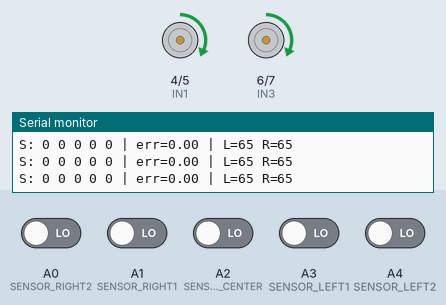
Simulated run of this sketch. Board: Arduino Uno, built with avr-gcc and run on an emulated ATmega328P. Shown: motor-driver pin pairs drawn as motors (green arrow = first pin HIGH = forward, orange = second pin HIGH = backward, longer = more drive, scaled by the enable pin), the last lines printed to the serial monitor. Inputs (shaded band) come from the test bench; at power-on: A0 (SENSOR_RIGHT2), A1 (SENSOR_RIGHT1), A2 (SENSOR_CENTER), A3 (SENSOR_LEFT1), A4 (SENSOR_LEFT2) LOW.

Above: at 1.2 s.
1.3 s: A0 (SENSOR_RIGHT2) driven HIGH
At 1.8 s:
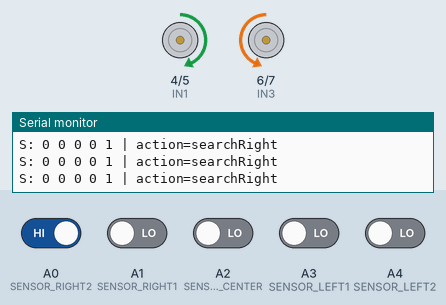
2.8 s: A1 (SENSOR_RIGHT1) driven HIGH
At 3.3 s:
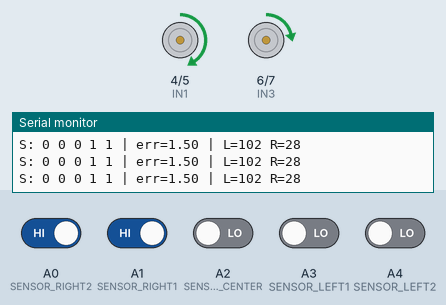
4.3 s: A2 (SENSOR_CENTER) driven HIGH
At 5.5 s:
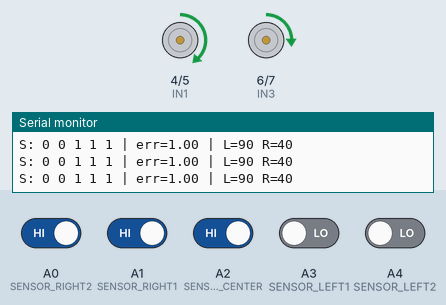
5.8 s: A4 (SENSOR_LEFT2) driven HIGH
At 7.0 s:
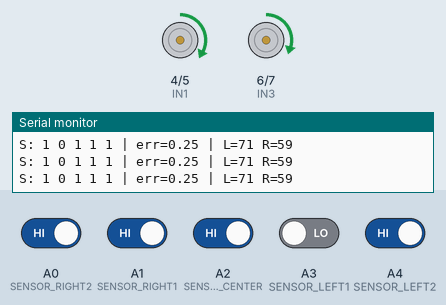
7.3 s: A0 (SENSOR_RIGHT2) driven LOW
At 8.3 s:
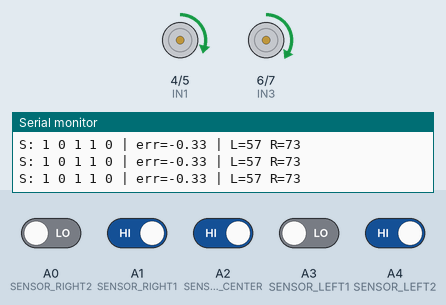
8.8 s: A4 (SENSOR_LEFT2) driven LOW
At 9.6 s:
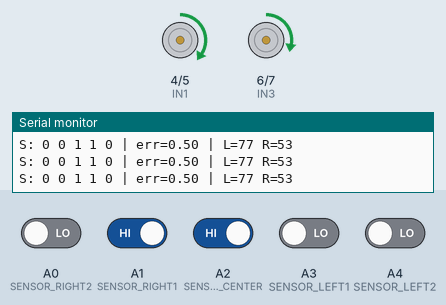
Timing chart, 0 to 11.3 s (numbered marks = the images above; inputs shaded):
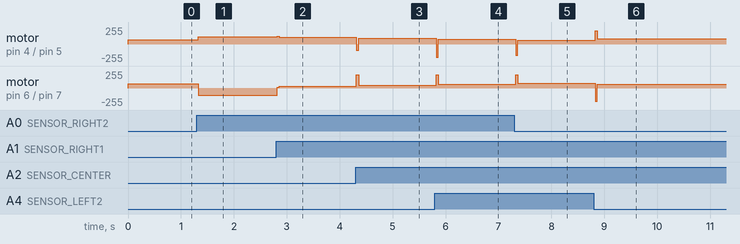

The sketch:

Final_line_following_code.ino
```cpp
// ====== SENSOR PINS ======
#define SENSOR_LEFT2   A4   // far left
#define SENSOR_LEFT1   A3
#define SENSOR_CENTER  A2
#define SENSOR_RIGHT1  A1
#define SENSOR_RIGHT2  A0   // far right

// ====== MOTOR DRIVER PINS ======
#define ENA 9   // PWM left
#define IN1 4   // left dir
#define IN2 5
#define ENB 10  // PWM right
#define IN3 6   // right dir
#define IN4 7

// ====== SPEED & PID PARAMS ======
int BASE_SPEED        = 65;   // 65 base when using PID control
int MAX_SPEED         = 200;  // absolute PWM limit (0-255). Keep some headroom.
int turnSpeed         = 85;
int sharpTurnSpeed    = 110;
int searchSpeed       = 110;
int parallel_speed    = 55;

float Kp = 25.0;
float Ki = 0.0;
float Kd = 15.0;

// ====== Forward PID (to keep straight without oscillation) ======
float f_Kp = 6.0;     // small proportional gain 6 best put 4 value when base_speed is 70
float f_Kd = 5.0;     // small derivative gain 5
float f_lastError = 0.0;
unsigned long f_lastTime = 0;


float integralTerm = 0.0;
float lastError    = 0.0;
unsigned long lastTime = 0;

int lostCounter = 0;
const int LOST_LIMIT = 200;  // how many loops we tolerate no line

// helper - map signed speed to direction pins
void setMotorSigned(int left, int right) {
  // left: positive -> forward, negative -> reverse
  if (left >= 0) {
    digitalWrite(IN1, HIGH); digitalWrite(IN2, LOW);
    analogWrite(ENA, constrain(left, 0, 255));
  } else {
    digitalWrite(IN1, LOW); digitalWrite(IN2, HIGH);
    analogWrite(ENA, constrain(-left, 0, 255));
  }
  // right: positive -> forward, negative -> reverse
  if (right >= 0) {
    digitalWrite(IN3, HIGH); digitalWrite(IN4, LOW);
    analogWrite(ENB, constrain(right, 0, 255));
  } else {
    digitalWrite(IN3, LOW); digitalWrite(IN4, HIGH);
    analogWrite(ENB, constrain(-right, 0, 255));
  }
}

// convenience wrappers (use signed speeds)
void forwardMotion(int speed) { setMotorSigned(speed, speed); }
void turnLeftPivot(int speed)  { setMotorSigned(-speed, speed); } // pivot left
void turnRightPivot(int speed) { setMotorSigned(speed, -speed); } // pivot right
void softLeft(int leftSpeed, int rightSpeed)  { setMotorSigned(leftSpeed, rightSpeed); }
void softRight(int leftSpeed, int rightSpeed) { setMotorSigned(leftSpeed, rightSpeed); }
void stopMotors() { setMotorSigned(0, 0); }

void setup() {
  pinMode(SENSOR_LEFT2,  INPUT);
  pinMode(SENSOR_LEFT1,  INPUT);
  pinMode(SENSOR_CENTER, INPUT);
  pinMode(SENSOR_RIGHT1, INPUT);
  pinMode(SENSOR_RIGHT2, INPUT);

  pinMode(ENA, OUTPUT);
  pinMode(IN1, OUTPUT);
  pinMode(IN2, OUTPUT);
  pinMode(ENB, OUTPUT);
  pinMode(IN3, OUTPUT);
  pinMode(IN4, OUTPUT);

  Serial.begin(9600);
  Serial.println("INIT MERGED PID + CONDITIONS");

  // default to forward direction (in case we use positive speeds)
  digitalWrite(IN1, HIGH); digitalWrite(IN2, LOW);
  digitalWrite(IN3, HIGH); digitalWrite(IN4, LOW);

  lastTime = millis();
}

// Main loop: PID for normal operation, but condition checks can override with pivots/searchs
void loop() {
  // ---- Read sensors ----
  int L2 = digitalRead(SENSOR_LEFT2);
  int L1 = digitalRead(SENSOR_LEFT1);
  int C  = digitalRead(SENSOR_CENTER);
  int R1 = digitalRead(SENSOR_RIGHT1);
  int R2 = digitalRead(SENSOR_RIGHT2);

  // Debug print
  Serial.print("S: "); Serial.print(L2); Serial.print(" ");
  Serial.print(L1); Serial.print(" ");
  Serial.print(C);  Serial.print(" ");
  Serial.print(R1); Serial.print(" ");
  Serial.print(R2);

  // ============================
  // FIRST: check explicit conditions
  // These are high-priority overrides, when they match we perform the corresponding maneuver.
  // ============================
  bool forwardStable = (L1 == 0 && C == 1 && R1 == 0);
  bool allMiddleBlack = (L1 == 1 && C == 1 && R1 == 1); //all three sensor back means to deal with the parallel condition


  if (forwardStable) {
      // --- Forward PID ---
      float f_error = 0;  // ideally center = 0, no deviation
      unsigned long now = millis();
      float dt = (now - f_lastTime) / 1000.0;
      if (dt <= 0) dt = 0.001;

      float f_derivative = (f_error - f_lastError) / dt;
      float f_correction = f_Kp * f_error + f_Kd * f_derivative;

      f_lastError = f_error;
      f_lastTime = now;

      int leftSpeed  = BASE_SPEED + f_correction;
      int rightSpeed = BASE_SPEED - f_correction;

      forwardMotion(BASE_SPEED); // fallback if needed
      setMotorSigned(leftSpeed, rightSpeed);

      Serial.println(" | action=forwardPID");

      return;
  }


  if (allMiddleBlack) {
    // keep going straight with base speed
    forwardMotion(BASE_SPEED);
    Serial.println(" | action=forward");
    // update PID timing/state to avoid large derivative spikes
    lastTime = millis();
    integralTerm = 0; // optional: reduce leftover integral when stable
    lastError = 0;
    // delay(5);
    return;
  }

  if (L2 == 1 && L1 == 0 && C == 0 && R1 == 1 && R2 == 1) {
    // keep going straight with base speed
    forwardMotion(BASE_SPEED);
    Serial.println(" | action=forward");
    // update PID timing/state to avoid large derivative spikes
    lastTime = millis();
    integralTerm = 0; // optional: reduce leftover integral when stable
    lastError = 0;
    // delay(5);
    return;
  }


// infinity

  if (L2 == 0 && L1 == 1 && C == 0 && R1 == 1 && R2 == 0) {
    // lost line to left → pivot left (search)
    turnRightPivot(searchSpeed);
    Serial.println(" | action=searchRightPivot");
    delay(20);
    return;
  }

  if (L2 == 0 && L1 == 0 && C == 0 && R1 == 1 && R2 == 0) {
    // lost line to left → pivot left (search)
    turnRightPivot(searchSpeed);
    Serial.println(" | action=searchRightPivot");
    delay(20);
    return;
  }


  if (L2 == 1 && L1 == 0 && C == 0 && R1 == 1 && R2 == 0) {
    // lost line to left → pivot left (search)
    turnRightPivot(searchSpeed);
    Serial.println(" | action=searchRightPivot");
    delay(20);
    return;
  }


  // some of the discrete pattern cases you used previously:
  if ((L1 == 1 && C == 1 && R1 == 0) || (L1 == 1 && C == 0 && R1 == 0)) {
    // small left deviation — soft turn left by reducing left motor (or minor pivot)
    // We'll use PID normally below; this pattern is lower priority — fall through to PID.
  }
  if ((R1 == 1 && C == 1 && L1 == 0) || (R1 == 1 && C == 0 && L1 == 0)) {
    // small right deviation — handled by PID below
  }

  // Hard "lost to left" pivot/search from previous code:
  if (L2 == 1 && L1 == 0 && C == 0 && R1 == 0 && R2 == 0) {
    // lost line to left → pivot left (search)
    turnLeftPivot(searchSpeed);
    Serial.println(" | action=searchLeftPivot");
    delay(20);
    return;
  }
  // other left-side patterns (kept behavior but converted to pivot/turns)
  if (L2 == 1 && L1 == 0 && C == 0 && R1 == 0 && R2 == 1) {
    // ambiguous — do a gentle right correction
    turnRightPivot(turnSpeed);
    Serial.println(" | action=ambig_left -> rightPivot");
    delay(5);
    return;
  }


// circle ....................

  // other left-side patterns (kept behavior but converted to pivot/turns)
  if (L2 == 1 && L1 == 1 && C == 0 && R1 == 0 && R2 == 0) {
    // ambiguous — do a gentle right correction
    turnLeftPivot(turnSpeed);
    Serial.println(" | action=ambig_left -> rightPivot");
    delay(5);
    return;
  }

 // dimond condtion

  // Hard "lost to right" pivot/search:
  if (R2 == 1 && R1 == 0 && C == 0 && L1 == 0 && L2 == 0) {
    searchRight();
    // searchRight implemented below as right pivot
    Serial.println(" | action=searchRight");
    delay(5);
    return;
  }
  if (R2 == 1 && R1 == 0 && C == 0 && L1 == 1 && L2 == 0) {
    turnRightPivot(turnSpeed);
    Serial.println(" | action=rightPattern -> rightPivot");
    delay(5);
    return;
  }

  // If no explicit override matched, use PID-based continuous control
  // ---- Weighted sensors -> position ----
  int s[5];
  s[0] = L2; s[1] = L1; s[2] = C; s[3] = R1; s[4] = R2;
  int weights[5] = { -2, -1, 0, 1, 2 };

  int sumValues = 0;
  int weightedSum = 0;
  for (int i = 0; i < 5; i++) {
    if (s[i] == 1) {
      sumValues += 1;
      weightedSum += weights[i];
    }
  }

  bool lineFound = (sumValues > 0);
  float error;
  if (lineFound) {
    float position = (float)weightedSum / (float)sumValues;
    // -2 .. 0 .. +2
    error = position;
    lostCounter = 0;
  } else {
    // no sensor sees the line → keep last error and increment lost counter
    error = lastError;
    lostCounter++;
  }

  // ---- PID ----
  unsigned long now = millis();
  float dt = (now - lastTime) / 1000.0;
  if (dt <= 0) dt = 0.001;

  float P = error;
  integralTerm += error * dt;
  // anti-windup
  if (integralTerm > 100) integralTerm = 100;
  if (integralTerm < -100) integralTerm = -100;

  float derivative = (error - lastError) / dt;
  float correction = Kp * P + Ki * integralTerm + Kd * derivative;

  lastError = error;
  lastTime = now;

  // convert correction to signed motor speeds
  // error > 0 (line to right) -> need to steer right -> left > right (correction positive)
  int leftSpeed  = BASE_SPEED + (int)correction;
  int rightSpeed = BASE_SPEED - (int)correction;

  // constrain magnitudes
  leftSpeed  = constrain(leftSpeed,  -MAX_SPEED, MAX_SPEED);
  rightSpeed = constrain(rightSpeed, -MAX_SPEED, MAX_SPEED);

  // If line is really lost, do search/pivot toward last seen direction
  if (!lineFound && lostCounter > LOST_LIMIT) {
    if (lastError > 0) { // last seen on right -> pivot right (turnRightPivot)
      turnRightPivot(searchSpeed);
      Serial.println(" | action=lost -> pivotRight");
      delay(5);
      return;
    } else {
      turnLeftPivot(searchSpeed);
      Serial.println(" | action=lost -> pivotLeft");
      delay(5);
      return;
    }
  }

  // set motors with signed speeds (allow small negative values for reverse if PID demands)
  setMotorSigned(leftSpeed, rightSpeed);

  // ---- Debug ----
  Serial.print(" | err="); Serial.print(error);
  Serial.print(" | L="); Serial.print(leftSpeed);
  Serial.print(" R="); Serial.println(rightSpeed);

  delay(5); // smooth loop
}

// small helper to match previous naming (searchRight used earlier)
void searchRight() {
  // pivot right at searchSpeed
  turnRightPivot(searchSpeed);
}
```

Measured:
- after the input at 1.3 s, motor on pin 4 (IN1) / pin 5 (IN2): forward 65/255 → forward 110/255 at once; motor on pin 6 (IN3) / pin 7 (IN4): forward 65/255 → backward 110/255 at once
- after the input at 2.8 s, motor on pin 4 (IN1) / pin 5 (IN2): forward 110/255 → forward 102/255 at once; motor on pin 6 (IN3) / pin 7 (IN4): backward 110/255 → forward 28/255 at once
- after the input at 4.3 s, motor on pin 4 (IN1) / pin 5 (IN2): forward 102/255 → forward 90/255 at once; motor on pin 6 (IN3) / pin 7 (IN4): forward 28/255 → forward 40/255 at once
- after the input at 5.8 s, motor on pin 4 (IN1) / pin 5 (IN2): forward 90/255 → forward 71/255 at once; motor on pin 6 (IN3) / pin 7 (IN4): forward 40/255 → forward 59/255 at once
- after the input at 7.3 s, motor on pin 4 (IN1) / pin 5 (IN2): forward 71/255 → forward 57/255 at once; motor on pin 6 (IN3) / pin 7 (IN4): forward 59/255 → forward 73/255 at once
- after the input at 8.8 s, motor on pin 4 (IN1) / pin 5 (IN2): forward 57/255 → forward 77/255 at once; motor on pin 6 (IN3) / pin 7 (IN4): forward 73/255 → forward 53/255 at once
